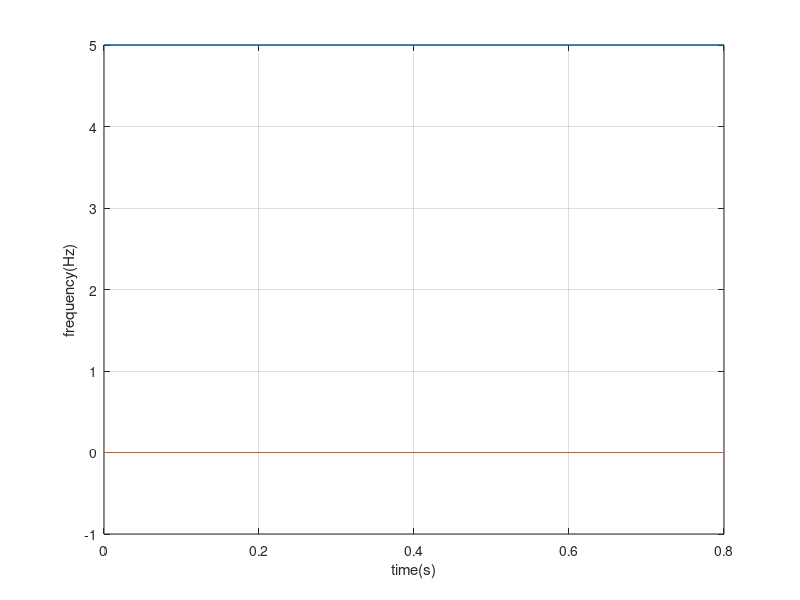
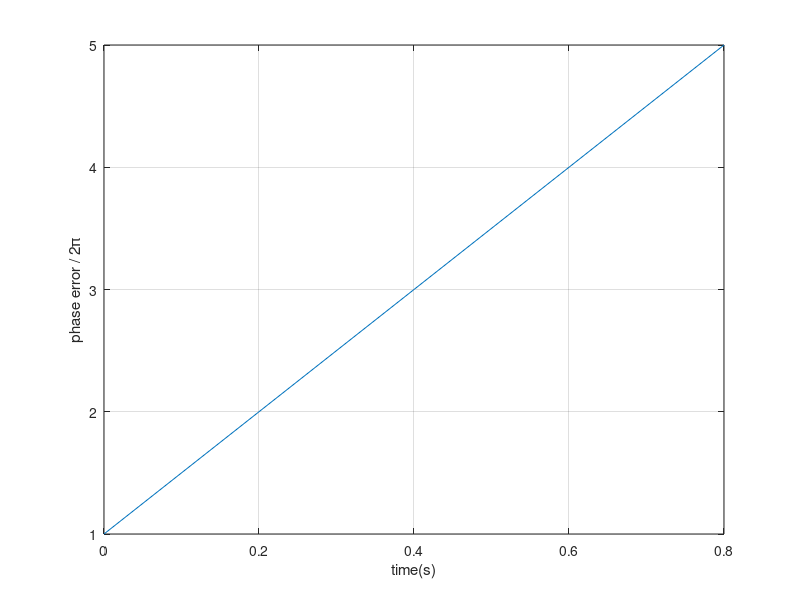
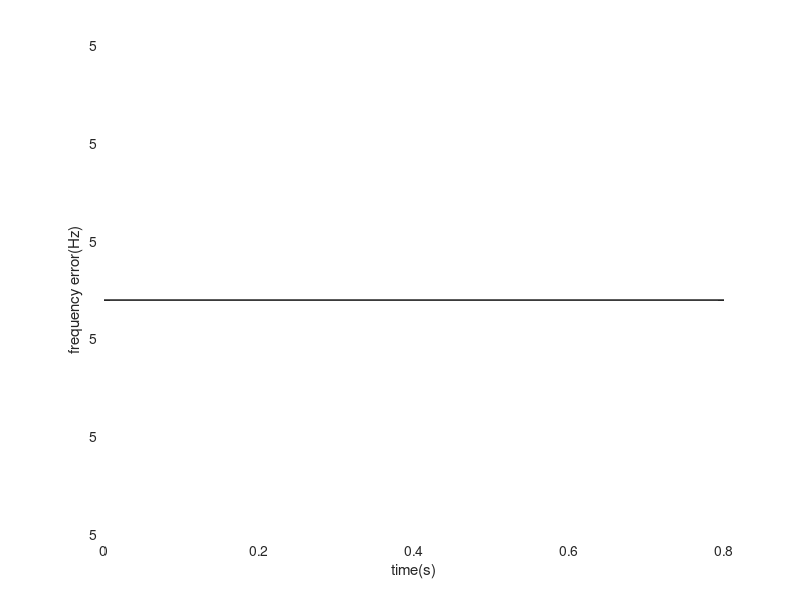

Source code (MATLAB) for these figures, in order:
clear
 
delta_f=input('Δf를 입력세요.(Hz) : ');
loop_freq=input('loop의 natural frequecy를 입력하세요.(Hz) : ' );
damping_factor=input('loop damping factor를 입력하세요.(보통은 0.707을 씀)(damping_factor) : ');
 
number_of_points=input('시뮬레이션하려는 지점의 개수를 입력하세요. : ');
sampling_freq=input('sampling frequencyf를 입력하세요. : ');
 
t=(0:(number_of_points-1))/sampling_freq; %시간을 정의하였다
T=1/sampling_freq;   %T는 시뮬레이션 계단 크기를 나타낸다. 이 값은 sampling frequency의 역수이다
setting_time=fix(number_of_points/25); %settling time을 정의하였다 fix란 0 방향으로 반올림 하는 함수이다. 시뮬레이션 지점 개수의 1/25배, 즉 4%로 설정된 settling time은 아래 주석에서 언급하는 과도현상을 방지할수 있는 역할을 한다.
 
Kt=4*pi*damping_factor*loop_freq; %2-order PLL에서 gain을 정의하였다. overall gain으로서 4*π*감쇠인자*natural frequecy의 값이다.
a=pi*loop_freq/damping_factor; %2-order PLL에서 루프필터를 정의할때 라플라스로 표현을 1+a/S로 표현을 하였다. 여기서 parameter인 a를 다음과 같이 나타낸다.
 
%%%%%%%%%%%%%%%%%%%%%%%%%%%%%%%%%%%%%%%%%%%%%%%%%%%%%%%%%
%아래의 5개의 0 값은 먼저 초기화를 시켜주기 위해 값을 모두 0으로 지정하였다.		  %
%%%%%%%%%%%%%%%%%%%%%%%%%%%%%%%%%%%%%%%%%%%%%%%%%%%%%%%%%
filter_input_last=0;
filter_output_last=0;
vco_input_last=0;
vco_output_last=0;
vco_output=0; 
n=1;
while(n<=number_of_points) %입력한 number_of_points의 개수만큼 반복실행을 위해 for문을 이용하였다
    if n< setting_time %settling time 보다 작을 경우
        freq_input(n)=0; 
        phase_of_input=0;
    else
        freq_input(n)=delta_f;
        phase_of_input=2*pi*delta_f*T*(n-setting_time);
    end
    %Phase detector%
    Q1=phase_of_input-vco_output; %위상의 차이를 구한다
    Q2=sin(Q1); %위상의 차이를 구한후에 sin()의 함수에 집어 넣는다.
    Q3=Kt*Q2; %검출기를 통과한 값에 2-order PLL의 gain인 Kt를 곱한다.
    filter_input=a*Q3; %s3값과 loop filter의 parameter인 a를 곱하였다.
    %%%%%%%%%%%%%%%%%%%%%%%%%%%%%%%%%%%%%%%%%%%%%%%%%%%%%%%%
%아래는 trapezoidal approximation이라는 방법으로서 적분의 계산을 아주 평범한 사칙연산으로   % %근사화를 시킬수 있는 공식이다. 총 2번의 trapezoidal approximation이 쓰였는데 그 이유는     %
%하나는 loof filter의 라플라스 식이 1+a/S 즉 time domain으로 보면 integral인 형태이므로     % %trapezoidal approximation를 이용하였다. 다른 하나는 VCO에서 integral의 계산이 포함돼      %
%있으므로 trapezoidaㅣ %approximation을 이용하였다. 단 주의해야할 점은 이전값들(n-1에서의  % %함수값들)은 반드시 초기화를 시켜주어야 한다. 적분기의 입력을 초기화를 하면 일반적으로 과도   % %응답이 발생하여 찌그러진 파형이 관측된다.                                                  % %%%%%%%%%%%%%%%%%%%%%%%%%%%%%%%%%%%%%%%%%%%%%%%%%%%%%%%%   

    %loop filter%
    %%%%첫번째 trapezoidal approximation.
    filter_output=filter_output_last+(T/2)*(filter_input+filter_input_last);  %loop filter가 second-order이기 때문에 이용하였다.
    filter_input_last=filter_input; %주어진 trapezoidal approximation의 공식에 넣기 위한 변수 선언이다. 위에서 언급하였듯이 반드시 초기화를 한 뒤에 루프에 넣어야 하므로 다음 for문을 위해 다음과 같이 선언한다.
    filter_output_last=filter_output; %주어진 trapezoidal approximation의 공식에 넣기 위한 변수 선언이다. 위에서 언급하였듯이 반드시 초기화를 한 뒤에 루프에 넣어야 하므로 다음 for문을 위해 다음과 같이 선언한다.
    vco_input=Q3+filter_output; %주어진 trapezoidal approximation의 공식에 넣기 위한 변수 선언이다. 위에서 언급하였듯이 반드시 초기화를 한 뒤에 루프에 넣어야 하므로 다음 for문을 위해 다음과 같이 선언한다.
   
    %vco%
    %%%%두번째 trapezoidal approximation.
    vco_output=vco_output_last+(T/2)*(vco_input+vco_input_last); %vco를 구할떄 적분기호가 있으므로 이용하였다.
    vco_input_last=vco_input; %주어진 trapezoidal approximation의 공식에 넣기 위한 변수 선언이다. 위에서 언급하였듯이 반드시 초기화를 한 뒤에 루프에 넣어야 하므로 다음 for문을 위해 다음과 같이 선언한다.
    vco_output_last=vco_output; %주어진 trapezoidal approximation의 공식에 넣기 위한 변수 선언이다. 위에서 언급하였듯이 반드시 초기화를 한 뒤에 루프에 넣어야 하므로 다음 for문을 위해 다음과 같이 선언한다.
    freq_output_of_vco(n)=vco_input/(2*pi);
    
    
    freq_error(n)=freq_input(n)-freq_output_of_vco(n);
    phase_error(n)=Q1;
    n=n+1;
end
 
figure(1) %입력해주는 step모양에 따라 주파수의 차이가 점차 줄어 들면서 결국엔 rock이 되어 같이 움직임을 볼 수 있는 그래프이다.
plot(t,freq_input,t,freq_output_of_vco); xlabel('time(s)'), ylabel('frequency(Hz)'), grid;
 
figure(2) %두번째 그림에서는 위상의 차이가 점차 2π의 정수배에 근접하는 것을 보여주는 그래프이다.
plot(t,phase_error/2/pi); xlabel('time(s)'), ylabel('phase error / 2π'), grid;
 
figure(3) %세번째 그림에서는 주파수의 차이가 점차 0에 근접하는 것을 보여주는 그래프이다.
plot(t,freq_error); xlabel('time(s)'), ylabel('frequency error(Hz)'), grid;